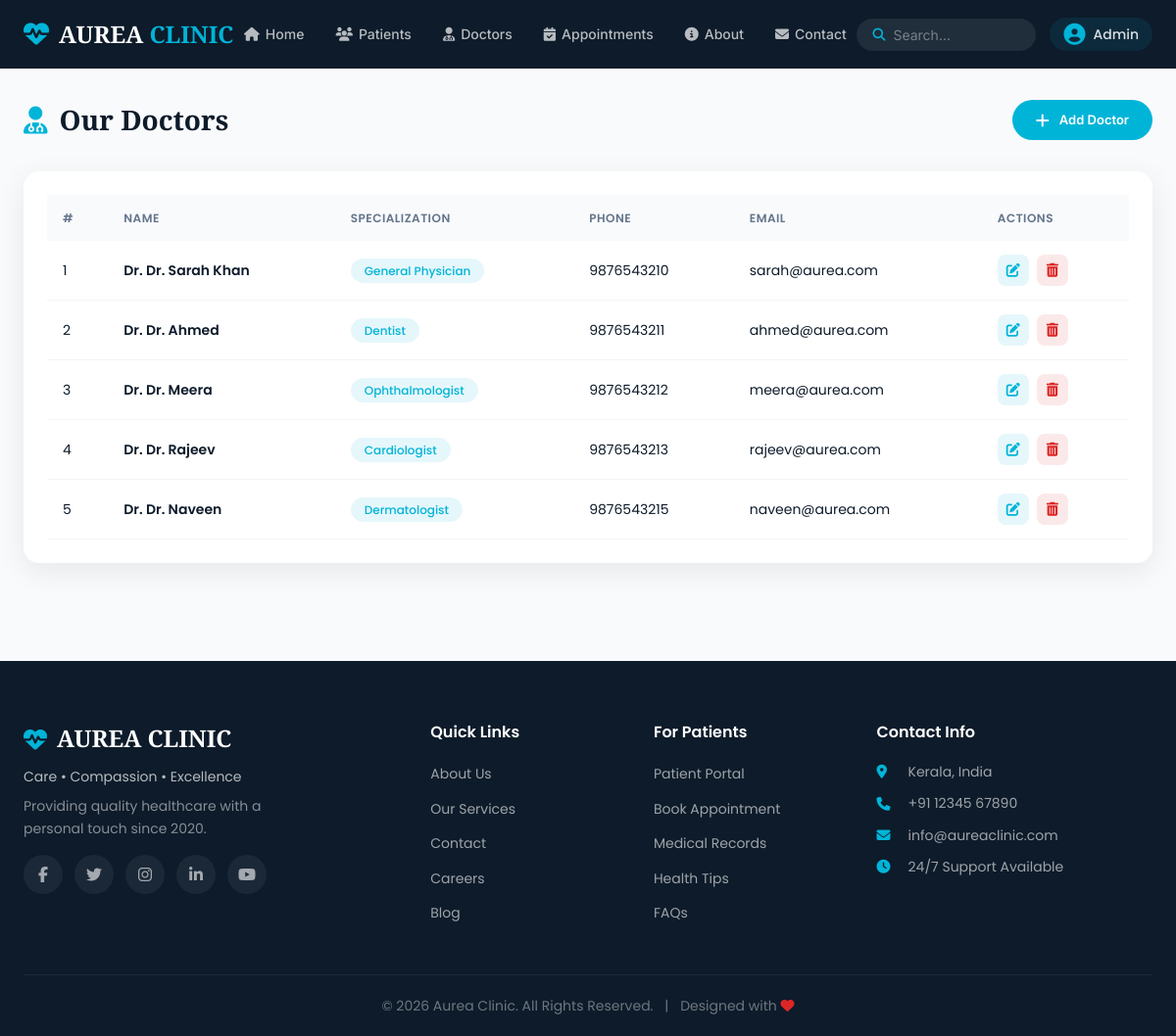
The page /doctors/ on the database as committed earlier.
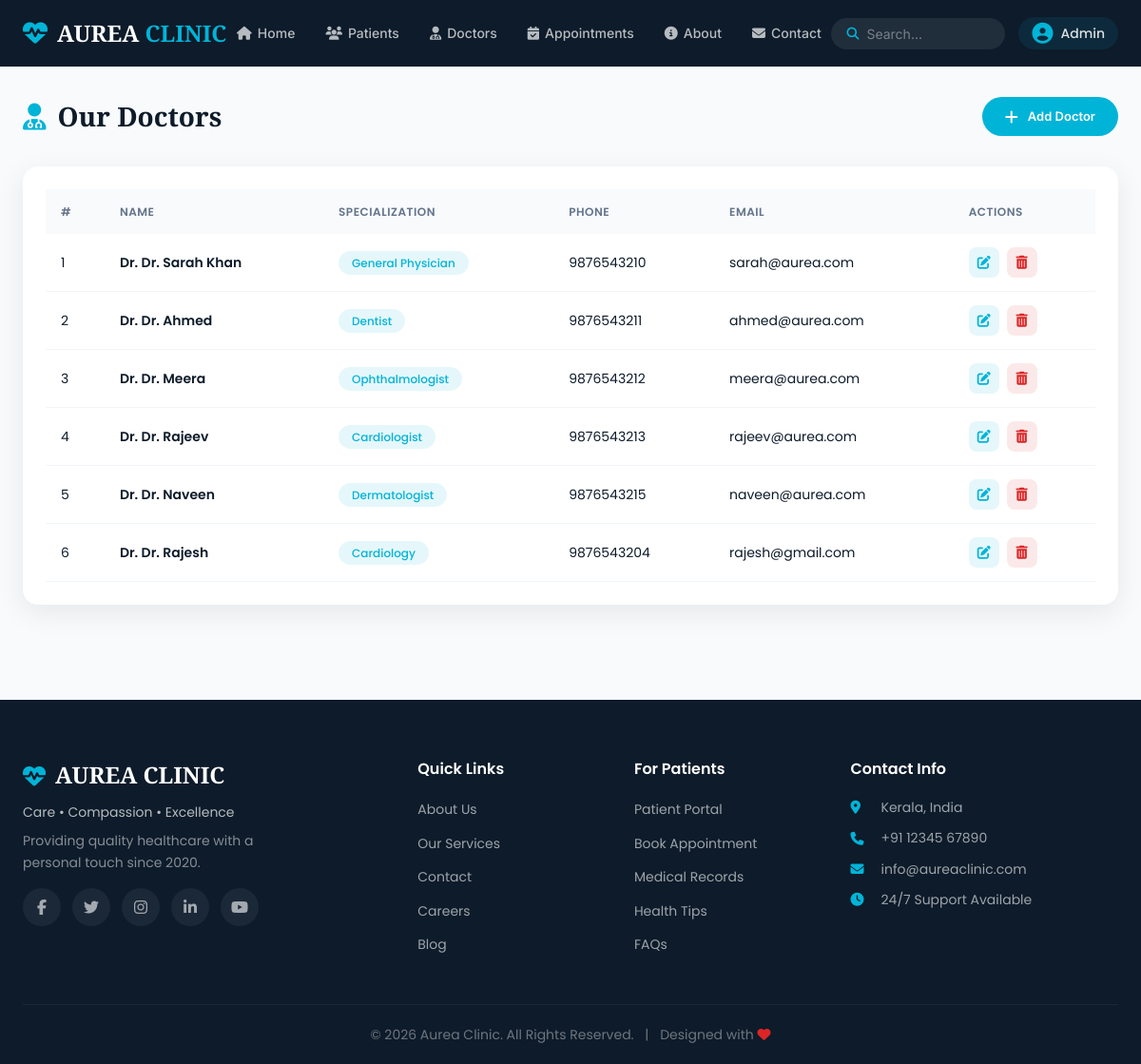
The same page on the database as committed later.
### doctors/models.py (models this page shows, shortened)
class Doctor(models.Model):
    name = models.CharField(max_length=100)
    specialization = models.CharField(max_length=100)
    phone = models.CharField(max_length=15)
    email = models.EmailField()
    department = models.ForeignKey(
        Department,
        on_delete=models.CASCADE
    )

### doctors/views.py (the view)
# urls.py: path('', views.doctor_list, name='doctor_list'),
def doctor_list(request):
    doctors = Doctor.objects.all()
    return render(request, 'doctors/list.html', {
        'doctors': doctors
    })

### templates/doctors/list.html (shortened to what this page needs)
{% extends 'base.html' %}
{% load static %}
{% block content %}
<section class="page-section">
    <div class="container">
        <div class="page-header">
            <h1 class="page-title"><i class="fas fa-user-md"></i> Our Doctors</h1>
            <a href="{% url 'doctor_create' %}" class="btn btn-primary btn-sm">
                <i class="fas fa-plus"></i> Add Doctor
            </a>
        </div>
        <div class="table-card">
            <div class="table-responsive">
                <table class="data-table">
                    <thead>
                        <tr>
                            <th>#</th>
                            <th>Name</th>
                            <th>Specialization</th>
                            <th>Phone</th>
                            <th>Email</th>
                            <th>Actions</th>
                        </tr>
                    </thead>
                    <tbody>
                        {% for doctor in doctors %}
                        <tr>
                            <td>{{ forloop.counter }}</td>
                            <td><strong>Dr. {{ doctor.name }}</strong></td>
                            <td><span class="specialization-tag">{{ doctor.specialization }}</span></td>
                            <td>{{ doctor.phone }}</td>
                            <td>{{ doctor.email }}</td>
                            <td>
                                <div class="action-buttons">
                                    <a href="{% url 'doctor_update' doctor.id %}" class="btn-action btn-edit">
                                        <i class="fas fa-edit"></i>
                                    </a>
                                    <a href="{% url 'doctor_delete' doctor.id %}" class="btn-action btn-delete">
                                        <i class="fas fa-trash-alt"></i>
                                    </a>
                                </div>
                            </td>
                        </tr>
                        {% endfor %}
                    </tbody>
                </table>
            </div>
        </div>
    </div>
</section>
{% endblock %}

Rows that differ between the two databases and show on the page:
added Doctor: name "Dr. Rajesh", specialization "Cardiology", phone "9876543204", email "rajesh@gmail.com"
